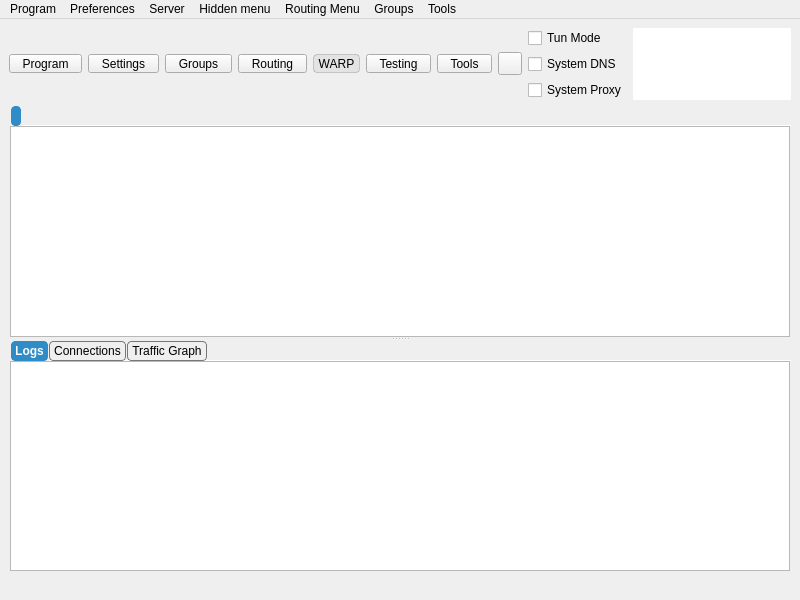
<?xml version="1.0" encoding="UTF-8"?>
<ui version="4.0">
 <class>MainWindow</class>
 <widget class="QMainWindow" name="MainWindow">
  <property name="geometry">
   <rect>
    <x>0</x>
    <y>0</y>
    <width>800</width>
    <height>600</height>
   </rect>
  </property>
  <property name="minimumSize">
   <size>
    <width>800</width>
    <height>600</height>
   </size>
  </property>
  <property name="windowTitle">
   <string notr="true">Throne</string>
  </property>
  <widget class="QWidget" name="centralwidget">
   <layout class="QVBoxLayout" name="verticalLayout_3" stretch="0,1,0">
    <item>
     <layout class="QHBoxLayout" name="horizontalLayout_2">
      <item>
       <widget class="QToolButton" name="toolButton_program">
        <property name="minimumSize">
         <size>
          <width>0</width>
          <height>0</height>
         </size>
        </property>
        <property name="styleSheet">
         <string notr="true">QToolButton {
    padding-left: 8px;
    padding-right: 8px;
}

/* The indicator shares the bottom row with the label (ToolButtonTextUnderIcon),
   so the widest button in any language is the tight one -- its text runs closest
   to the arrow. It fits because the drawn chevron only occupies the middle of
   its 16px subcontrol box, leaving ~14px clear at the button edge against the
   label's ~14.5px of slack. Don't pad the buttons to "fix" this: that widens
   all five for a gap only one of them ever needs (#1665). If a future
   translation looks cramped here, check that label first. */
QToolButton::menu-indicator {
    subcontrol-origin: border;
    subcontrol-position: bottom right;
    right: 2px;
    bottom: 3px;
}</string>
        </property>
        <property name="text">
         <string>Program</string>
        </property>
        <property name="icon">
         <iconset resource="../../res/Throne.qrc">
          <normaloff>:/icon/b-system-run.png</normaloff>:/icon/b-system-run.png</iconset>
        </property>
        <property name="iconSize">
         <size>
          <width>24</width>
          <height>24</height>
         </size>
        </property>
        <property name="popupMode">
         <enum>QToolButton::ToolButtonPopupMode::InstantPopup</enum>
        </property>
        <property name="toolButtonStyle">
         <enum>Qt::ToolButtonStyle::ToolButtonTextUnderIcon</enum>
        </property>
       </widget>
      </item>
      <item>
       <widget class="QToolButton" name="toolButton_preferences">
        <property name="minimumSize">
         <size>
          <width>0</width>
          <height>0</height>
         </size>
        </property>
        <property name="styleSheet">
         <string notr="true">QToolButton {
    padding-left: 8px;
    padding-right: 8px;
}

/* The indicator shares the bottom row with the label (ToolButtonTextUnderIcon),
   so the widest button in any language is the tight one -- its text runs closest
   to the arrow. It fits because the drawn chevron only occupies the middle of
   its 16px subcontrol box, leaving ~14px clear at the button edge against the
   label's ~14.5px of slack. Don't pad the buttons to "fix" this: that widens
   all five for a gap only one of them ever needs (#1665). If a future
   translation looks cramped here, check that label first. */
QToolButton::menu-indicator {
    subcontrol-origin: border;
    subcontrol-position: bottom right;
    right: 2px;
    bottom: 3px;
}</string>
        </property>
        <property name="text">
         <string>Settings</string>
        </property>
        <property name="icon">
         <iconset resource="../../res/Throne.qrc">
          <normaloff>:/icon/b-preferences.png</normaloff>:/icon/b-preferences.png</iconset>
        </property>
        <property name="iconSize">
         <size>
          <width>24</width>
          <height>24</height>
         </size>
        </property>
        <property name="popupMode">
         <enum>QToolButton::ToolButtonPopupMode::InstantPopup</enum>
        </property>
        <property name="toolButtonStyle">
         <enum>Qt::ToolButtonStyle::ToolButtonTextUnderIcon</enum>
        </property>
       </widget>
      </item>
      <item>
       <widget class="QToolButton" name="toolButton_testing">
        <property name="minimumSize">
         <size>
          <width>0</width>
          <height>0</height>
         </size>
        </property>
        <property name="styleSheet">
         <string notr="true">QToolButton {
    padding-left: 8px;
    padding-right: 8px;
}

/* The indicator shares the bottom row with the label (ToolButtonTextUnderIcon),
   so the widest button in any language is the tight one -- its text runs closest
   to the arrow. It fits because the drawn chevron only occupies the middle of
   its 16px subcontrol box, leaving ~14px clear at the button edge against the
   label's ~14.5px of slack. Don't pad the buttons to "fix" this: that widens
   all five for a gap only one of them ever needs (#1665). If a future
   translation looks cramped here, check that label first. */
QToolButton::menu-indicator {
    subcontrol-origin: border;
    subcontrol-position: bottom right;
    right: 2px;
    bottom: 3px;
}</string>
        </property>
        <property name="text">
         <string>Groups</string>
        </property>
        <property name="icon">
         <iconset resource="../../res/Throne.qrc">
          <normaloff>:/icon/b-testing-button.png</normaloff>:/icon/b-testing-button.png</iconset>
        </property>
        <property name="iconSize">
         <size>
          <width>24</width>
          <height>24</height>
         </size>
        </property>
        <property name="popupMode">
         <enum>QToolButton::ToolButtonPopupMode::InstantPopup</enum>
        </property>
        <property name="toolButtonStyle">
         <enum>Qt::ToolButtonStyle::ToolButtonTextUnderIcon</enum>
        </property>
       </widget>
      </item>
      <item>
       <widget class="QToolButton" name="toolButton_routing">
        <property name="minimumSize">
         <size>
          <width>0</width>
          <height>0</height>
         </size>
        </property>
        <property name="styleSheet">
         <string notr="true">QToolButton {
    padding-left: 8px;
    padding-right: 8px;
}

/* The indicator shares the bottom row with the label (ToolButtonTextUnderIcon),
   so the widest button in any language is the tight one -- its text runs closest
   to the arrow. It fits because the drawn chevron only occupies the middle of
   its 16px subcontrol box, leaving ~14px clear at the button edge against the
   label's ~14.5px of slack. Don't pad the buttons to "fix" this: that widens
   all five for a gap only one of them ever needs (#1665). If a future
   translation looks cramped here, check that label first. */
QToolButton::menu-indicator {
    subcontrol-origin: border;
    subcontrol-position: bottom right;
    right: 2px;
    bottom: 3px;
}</string>
        </property>
        <property name="text">
         <string>Routing</string>
        </property>
        <property name="icon">
         <iconset resource="../../res/Throne.qrc">
          <normaloff>:/icon/b-network-routing.png</normaloff>:/icon/b-network-routing.png</iconset>
        </property>
        <property name="iconSize">
         <size>
          <width>24</width>
          <height>24</height>
         </size>
        </property>
        <property name="popupMode">
         <enum>QToolButton::ToolButtonPopupMode::InstantPopup</enum>
        </property>
        <property name="toolButtonStyle">
         <enum>Qt::ToolButtonStyle::ToolButtonTextUnderIcon</enum>
        </property>
       </widget>
      </item>
      <item>
       <widget class="QToolButton" name="toolButton_WARP">
        <property name="minimumSize">
         <size>
          <width>0</width>
          <height>0</height>
         </size>
        </property>
        <property name="styleSheet">
         <string notr="true">QToolButton {
    padding: 0px;
    border: 1px solid rgba(127, 127, 127, 90);
    border-radius: 4px;
    background-color: rgba(127, 127, 127, 28);
    outline: none;
}

QToolButton:hover {
    background-color: rgba(127, 127, 127, 58);
    border: 1px solid rgba(170, 190, 205, 180);
}

QToolButton:pressed {
    padding-top: 2px;
    background-color: rgba(127, 127, 127, 78);
}

QToolButton:checked {
    background-color: rgba(46, 160, 67, 72);
    border: 1px solid rgba(46, 160, 67, 205);
}

QToolButton[recovering="true"]:checked {
    background-color: rgba(218, 166, 55, 72);
    border: 1px solid rgba(218, 166, 55, 215);
}

QToolButton[recovering="true"]:checked:hover {
    background-color: rgba(218, 166, 55, 110);
    border: 1px solid rgba(245, 195, 80, 235);
}

QToolButton:checked:hover {
    background-color: rgba(46, 160, 67, 105);
    border: 1px solid rgba(74, 210, 100, 230);
}

QToolButton:checked:pressed {
    padding-top: 2px;
    background-color: rgba(46, 160, 67, 135);
}

QToolButton:disabled,
QToolButton:checked:disabled {
    background-color: rgba(218, 166, 55, 58);
    border: 1px solid rgba(218, 166, 55, 190);
}</string>
        </property>
        <property name="accessibleName">
         <string>System WARP underlay</string>
        </property>
        <property name="toolTip">
         <string>System WARP underlay. It carries proxy and direct traffic beneath Throne Tun when enabled.</string>
        </property>
        <property name="text">
         <string notr="true">WARP</string>
        </property>
        <property name="icon">
         <iconset resource="../../res/Throne.qrc">
          <normaloff>:/icon/b-internet-web-browser.png</normaloff>:/icon/b-internet-web-browser.png</iconset>
        </property>
        <property name="iconSize">
         <size>
          <width>24</width>
          <height>24</height>
         </size>
        </property>
        <property name="checkable">
         <bool>true</bool>
        </property>
        <property name="toolButtonStyle">
         <enum>Qt::ToolButtonStyle::ToolButtonTextUnderIcon</enum>
        </property>
       </widget>
      </item>
      <item>
       <widget class="QToolButton" name="toolButton_testing">
        <property name="minimumSize">
         <size>
          <width>0</width>
          <height>0</height>
         </size>
        </property>
        <property name="styleSheet">
         <string notr="true">QToolButton {
    padding-left: 8px;
    padding-right: 8px;
}

QToolButton::menu-indicator {
    subcontrol-origin: border;
    subcontrol-position: bottom right;
    right: 2px;
    bottom: 3px;
}</string>
        </property>
        <property name="text">
         <string>Testing</string>
        </property>
        <property name="icon">
         <iconset resource="../../res/Throne.qrc">
          <normaloff>:/icon/b-testing-button.png</normaloff>:/icon/b-testing-button.png</iconset>
        </property>
        <property name="iconSize">
         <size>
          <width>24</width>
          <height>24</height>
         </size>
        </property>
        <property name="popupMode">
         <enum>QToolButton::ToolButtonPopupMode::InstantPopup</enum>
        </property>
        <property name="toolButtonStyle">
         <enum>Qt::ToolButtonStyle::ToolButtonTextUnderIcon</enum>
        </property>
       </widget>
      </item>
      <item>
       <widget class="QToolButton" name="toolButton_tools">
        <property name="minimumSize">
         <size>
          <width>0</width>
          <height>0</height>
         </size>
        </property>
        <property name="styleSheet">
         <string notr="true">QToolButton {
    padding-left: 8px;
    padding-right: 8px;
}

/* The indicator shares the bottom row with the label (ToolButtonTextUnderIcon),
   so the widest button in any language is the tight one -- its text runs closest
   to the arrow. It fits because the drawn chevron only occupies the middle of
   its 16px subcontrol box, leaving ~14px clear at the button edge against the
   label's ~14.5px of slack. Don't pad the buttons to "fix" this: that widens
   all five for a gap only one of them ever needs (#1665). If a future
   translation looks cramped here, check that label first. */
QToolButton::menu-indicator {
    subcontrol-origin: border;
    subcontrol-position: bottom right;
    right: 2px;
    bottom: 3px;
}</string>
        </property>
        <property name="text">
         <string>Tools</string>
        </property>
        <property name="icon">
         <iconset resource="../../res/Throne.qrc">
          <normaloff>:/icon/b-tools-button.png</normaloff>:/icon/b-tools-button.png</iconset>
        </property>
        <property name="iconSize">
         <size>
          <width>24</width>
          <height>24</height>
         </size>
        </property>
        <property name="popupMode">
         <enum>QToolButton::ToolButtonPopupMode::InstantPopup</enum>
        </property>
        <property name="toolButtonStyle">
         <enum>Qt::ToolButtonStyle::ToolButtonTextUnderIcon</enum>
        </property>
       </widget>
      </item>
      <item>
       <widget class="StartStopButton" name="toolButton_startstop">
        <property name="focusPolicy">
         <enum>Qt::FocusPolicy::NoFocus</enum>
        </property>
        <property name="text">
         <string/>
        </property>
       </widget>
      </item>
      <item>
       <layout class="QVBoxLayout" name="verticalLayout_4">
        <item>
         <spacer name="verticalSpacer_modes_top">
          <property name="orientation">
           <enum>Qt::Orientation::Vertical</enum>
          </property>
          <property name="sizeHint" stdset="0">
           <size>
            <width>0</width>
            <height>0</height>
           </size>
          </property>
         </spacer>
        </item>
        <item>
         <widget class="QCheckBox" name="checkBox_VPN">
          <property name="sizePolicy">
           <sizepolicy hsizetype="Minimum" vsizetype="Minimum">
            <horstretch>0</horstretch>
            <verstretch>0</verstretch>
           </sizepolicy>
          </property>
          <property name="text">
           <string>Tun Mode</string>
          </property>
         </widget>
        </item>
        <item>
         <widget class="QCheckBox" name="system_dns">
          <property name="text">
           <string>System DNS</string>
          </property>
         </widget>
        </item>
        <item>
         <widget class="QCheckBox" name="checkBox_SystemProxy">
          <property name="text">
           <string>System Proxy</string>
          </property>
         </widget>
        </item>
        <item>
         <spacer name="verticalSpacer_modes_bottom">
          <property name="orientation">
           <enum>Qt::Orientation::Vertical</enum>
          </property>
          <property name="sizeHint" stdset="0">
           <size>
            <width>0</width>
            <height>0</height>
           </size>
          </property>
         </spacer>
        </item>
       </layout>
      </item>
      <item>
       <widget class="QTextBrowser" name="data_view">
        <property name="enabled">
         <bool>true</bool>
        </property>
        <property name="sizePolicy">
         <sizepolicy hsizetype="Expanding" vsizetype="Ignored">
          <horstretch>0</horstretch>
          <verstretch>0</verstretch>
         </sizepolicy>
        </property>
        <property name="minimumSize">
         <size>
          <width>0</width>
          <height>0</height>
         </size>
        </property>
        <property name="mouseTracking">
         <bool>false</bool>
        </property>
        <property name="focusPolicy">
         <enum>Qt::FocusPolicy::NoFocus</enum>
        </property>
        <property name="contextMenuPolicy">
         <enum>Qt::ContextMenuPolicy::NoContextMenu</enum>
        </property>
        <property name="acceptDrops">
         <bool>false</bool>
        </property>
        <property name="frameShape">
         <enum>QFrame::Shape::NoFrame</enum>
        </property>
        <property name="frameShadow">
         <enum>QFrame::Shadow::Sunken</enum>
        </property>
        <property name="verticalScrollBarPolicy">
         <enum>Qt::ScrollBarPolicy::ScrollBarAlwaysOff</enum>
        </property>
        <property name="horizontalScrollBarPolicy">
         <enum>Qt::ScrollBarPolicy::ScrollBarAlwaysOff</enum>
        </property>
        <property name="textInteractionFlags">
         <set>Qt::TextInteractionFlag::LinksAccessibleByKeyboard|Qt::TextInteractionFlag::LinksAccessibleByMouse</set>
        </property>
       </widget>
      </item>
     </layout>
    </item>
    <item>
     <widget class="QSplitter" name="splitter">
      <property name="orientation">
       <enum>Qt::Orientation::Vertical</enum>
      </property>
      <widget class="QTabWidget" name="tabWidget">
       <property name="styleSheet">
        <string notr="true">QTabWidget::tab-bar {
    left: 2px;
}

QTabBar {
    background: transparent;
    qproperty-drawBase: 0;
}

QTabBar::tab {
    border: 1px solid #777777;

    border-radius: 4px;
    padding: 2px 4px;
    margin-right: 1px;
}

QTabBar::tab:selected {
    border: 1px solid palette(highlight);
    background: palette(highlight);
    color: palette(highlighted-text);
    font-weight: bold;
}</string>
       </property>
       <property name="currentIndex">
        <number>0</number>
       </property>
       <property name="documentMode">
        <bool>true</bool>
       </property>
       <property name="movable">
        <bool>true</bool>
       </property>
       <widget class="QWidget" name="widget1">
        <attribute name="title">
         <string/>
        </attribute>
        <layout class="QGridLayout" name="gridLayout_2">
         <property name="leftMargin">
          <number>1</number>
         </property>
         <property name="topMargin">
          <number>0</number>
         </property>
         <property name="rightMargin">
          <number>1</number>
         </property>
         <property name="bottomMargin">
          <number>0</number>
         </property>
         <property name="spacing">
          <number>0</number>
         </property>
         <item row="0" column="0">
          <widget class="ProfilesTableView" name="profilesTableView">
           <property name="contextMenuPolicy">
            <enum>Qt::ContextMenuPolicy::CustomContextMenu</enum>
           </property>
           <property name="editTriggers">
            <set>QAbstractItemView::EditTrigger::NoEditTriggers</set>
           </property>
           <property name="alternatingRowColors">
            <bool>true</bool>
           </property>
           <property name="selectionBehavior">
            <enum>QAbstractItemView::SelectionBehavior::SelectRows</enum>
           </property>
           <property name="horizontalScrollMode">
            <enum>QAbstractItemView::ScrollMode::ScrollPerPixel</enum>
           </property>
           <property name="wordWrap">
            <bool>false</bool>
           </property>
           <attribute name="horizontalHeaderMinimumSectionSize">
            <number>16</number>
           </attribute>
           <attribute name="horizontalHeaderHighlightSections">
            <bool>false</bool>
           </attribute>
           <attribute name="horizontalHeaderShowSortIndicator" stdset="0">
            <bool>false</bool>
           </attribute>
           <attribute name="verticalHeaderDefaultSectionSize">
            <number>30</number>
           </attribute>
          </widget>
         </item>
        </layout>
       </widget>
      </widget>
      <widget class="QWidget" name="aaaaaaaaaaaaaaaaaa">
       <layout class="QVBoxLayout" name="aaaaaaaaaaaa" stretch="0">
        <item>
         <widget class="QWidget" name="down_tab" native="true">
          <layout class="QVBoxLayout" name="verticalLayout">
           <property name="spacing">
            <number>0</number>
           </property>
           <property name="leftMargin">
            <number>0</number>
           </property>
           <property name="topMargin">
            <number>0</number>
           </property>
           <property name="rightMargin">
            <number>0</number>
           </property>
           <property name="bottomMargin">
            <number>0</number>
           </property>
           <item>
            <widget class="QTabWidget" name="stats_widget">
             <property name="autoFillBackground">
              <bool>true</bool>
             </property>
             <property name="styleSheet">
              <string notr="true">QTabWidget::tab-bar {
    left: 2px;
}

QTabBar {
    background: transparent;
    qproperty-drawBase: 0;
}

QTabBar::tab {
    border: 1px solid #777777;

    border-radius: 4px;
    padding: 2px 4px;
    margin-right: 1px;
}

QTabBar::tab:selected {
    border: 1px solid palette(highlight);
    background: palette(highlight);
    color: palette(highlighted-text);
    font-weight: bold;
}</string>
             </property>
             <property name="tabPosition">
              <enum>QTabWidget::TabPosition::North</enum>
             </property>
             <property name="tabShape">
              <enum>QTabWidget::TabShape::Rounded</enum>
             </property>
             <property name="currentIndex">
              <number>0</number>
             </property>
             <property name="elideMode">
              <enum>Qt::TextElideMode::ElideNone</enum>
             </property>
             <property name="usesScrollButtons">
              <bool>true</bool>
             </property>
             <property name="documentMode">
              <bool>true</bool>
             </property>
             <property name="tabsClosable">
              <bool>false</bool>
             </property>
             <property name="movable">
              <bool>true</bool>
             </property>
             <property name="tabBarAutoHide">
              <bool>false</bool>
             </property>
             <widget class="QWidget" name="Logs">
              <property name="enabled">
               <bool>true</bool>
              </property>
              <attribute name="title">
               <string>Logs</string>
              </attribute>
              <layout class="QHBoxLayout" name="horizontalLayout_3" stretch="0">
               <property name="spacing">
                <number>0</number>
               </property>
               <property name="sizeConstraint">
                <enum>QLayout::SizeConstraint::SetDefaultConstraint</enum>
               </property>
               <property name="leftMargin">
                <number>1</number>
               </property>
               <property name="topMargin">
                <number>0</number>
               </property>
               <property name="rightMargin">
                <number>1</number>
               </property>
               <property name="bottomMargin">
                <number>0</number>
               </property>
               <item>
                <widget class="QTextBrowser" name="masterLogBrowser">
                 <property name="contextMenuPolicy">
                  <enum>Qt::ContextMenuPolicy::CustomContextMenu</enum>
                 </property>
                 <property name="openLinks">
                  <bool>false</bool>
                 </property>
                </widget>
               </item>
              </layout>
             </widget>
             <widget class="QWidget" name="connections_tab">
              <attribute name="title">
               <string>Connections</string>
              </attribute>
              <layout class="QHBoxLayout" name="horizontalLayout_4">
               <property name="spacing">
                <number>0</number>
               </property>
               <property name="sizeConstraint">
                <enum>QLayout::SizeConstraint::SetDefaultConstraint</enum>
               </property>
               <property name="leftMargin">
                <number>1</number>
               </property>
               <property name="topMargin">
                <number>0</number>
               </property>
               <property name="rightMargin">
                <number>1</number>
               </property>
               <property name="bottomMargin">
                <number>0</number>
               </property>
               <item>
                <widget class="QTableWidget" name="connections">
                 <property name="autoFillBackground">
                  <bool>false</bool>
                 </property>
                 <column>
                  <property name="text">
                   <string>Destination (Domain)</string>
                  </property>
                  <property name="toolTip">
                   <string>Click To Disable Sorting</string>
                  </property>
                 </column>
                 <column>
                  <property name="text">
                   <string>Process</string>
                  </property>
                  <property name="toolTip">
                   <string>Click To Sort By Process</string>
                  </property>
                 </column>
                 <column>
                  <property name="text">
                   <string>Protocol</string>
                  </property>
                  <property name="toolTip">
                   <string>Click To Sort By Protocol</string>
                  </property>
                 </column>
                 <column>
                  <property name="text">
                   <string>Outbound</string>
                  </property>
                  <property name="toolTip">
                   <string>Click To Sort By Outbound</string>
                  </property>
                 </column>
                 <column>
                  <property name="text">
                   <string>Traffic</string>
                  </property>
                  <property name="toolTip">
                   <string>Click to sort by traffic; right-click to choose total/down/up</string>
                  </property>
                 </column>
                 <column>
                  <property name="text">
                   <string>Speed</string>
                  </property>
                  <property name="toolTip">
                   <string>Click to sort by speed; right-click to choose total/down/up</string>
                  </property>
                 </column>
                </widget>
               </item>
              </layout>
             </widget>
             <widget class="QWidget" name="graph_tab">
              <attribute name="title">
               <string>Traffic Graph</string>
              </attribute>
              <layout class="QHBoxLayout" name="horizontalLayout_6">
               <property name="spacing">
                <number>0</number>
               </property>
               <property name="sizeConstraint">
                <enum>QLayout::SizeConstraint::SetDefaultConstraint</enum>
               </property>
               <property name="leftMargin">
                <number>1</number>
               </property>
               <property name="topMargin">
                <number>0</number>
               </property>
               <property name="rightMargin">
                <number>1</number>
               </property>
               <property name="bottomMargin">
                <number>0</number>
               </property>
              </layout>
             </widget>
            </widget>
           </item>
          </layout>
         </widget>
        </item>
       </layout>
      </widget>
     </widget>
    </item>
    <item>
     <layout class="QHBoxLayout" name="horizontalLayout">
      <item>
       <widget class="QLabel" name="label_running">
        <property name="text">
         <string/>
        </property>
       </widget>
      </item>
      <item>
       <widget class="QLabel" name="label_inbound">
        <property name="text">
         <string/>
        </property>
        <property name="alignment">
         <set>Qt::AlignmentFlag::AlignLeading|Qt::AlignmentFlag::AlignLeft|Qt::AlignmentFlag::AlignVCenter</set>
        </property>
       </widget>
      </item>
      <item>
       <widget class="QLabel" name="label_speed">
        <property name="text">
         <string/>
        </property>
        <property name="alignment">
         <set>Qt::AlignmentFlag::AlignLeading|Qt::AlignmentFlag::AlignLeft|Qt::AlignmentFlag::AlignVCenter</set>
        </property>
       </widget>
      </item>
     </layout>
    </item>
   </layout>
  </widget>
  <widget class="QMenuBar" name="menubar">
   <property name="geometry">
    <rect>
     <x>0</x>
     <y>0</y>
     <width>800</width>
     <height>25</height>
    </rect>
   </property>
   <widget class="QMenu" name="menu_program">
    <property name="title">
     <string>Program</string>
    </property>
    <widget class="QMenu" name="menu_spmode">
     <property name="title">
      <string>System Proxy</string>
     </property>
     <addaction name="menu_spmode_system_proxy"/>
     <addaction name="menu_spmode_vpn"/>
     <addaction name="menu_spmode_disabled"/>
    </widget>
    <addaction name="actionHide_window"/>
    <addaction name="separator"/>
    <addaction name="menu_add_from_clipboard"/>
    <addaction name="actionAdd_profile_from_File"/>
    <addaction name="menu_scan_qr"/>
    <addaction name="separator"/>
    <addaction name="actionStart_with_system"/>
    <addaction name="actionRemember_last_proxy"/>
    <addaction name="actionAllow_LAN"/>
    <addaction name="menu_spmode"/>
    <addaction name="separator"/>
    <addaction name="actionRestart_Proxy"/>
    <addaction name="actionRestart_Program"/>
    <addaction name="menu_exit"/>
   </widget>
   <widget class="QMenu" name="menu_preferences">
    <property name="title">
     <string>Preferences</string>
    </property>
    <addaction name="menu_basic_settings"/>
    <addaction name="menu_routing_settings"/>
    <addaction name="menu_vpn_settings"/>
    <addaction name="menu_hotkey_settings"/>
    <addaction name="menu_open_config_folder"/>
   </widget>
   <widget class="QMenu" name="menu_server">
    <property name="title">
     <string>Server</string>
    </property>
    <widget class="QMenu" name="menu_share_item">
     <property name="title">
      <string>Share</string>
     </property>
     <addaction name="menu_qr"/>
     <addaction name="menu_export_config"/>
     <addaction name="actionExport_Xray_config"/>
     <addaction name="separator"/>
     <addaction name="menu_copy_links"/>
     <addaction name="menu_copy_links_nkr"/>
     <addaction name="actionCopy_Test_Result"/>
    </widget>
    <addaction name="menu_add_from_input"/>
    <addaction name="menu_add_from_clipboard"/>
    <addaction name="actionAdd_profile_from_File"/>
    <addaction name="menu_scan_qr"/>
    <addaction name="separator"/>
    <addaction name="menu_start"/>
    <addaction name="menu_stop"/>
    <addaction name="menu_share_item"/>
    <addaction name="menu_delete"/>
    <addaction name="separator"/>
    <addaction name="menu_select_all"/>
    <addaction name="menu_clone"/>
    <addaction name="menu_update_subscription"/>
    <addaction name="separator"/>
    <addaction name="actionUrl_Test_Selected"/>
    <addaction name="actionSpeedtest_Selected"/>
    <addaction name="actionResolve_Selected_Out_IP"/>
    <addaction name="menu_resolve_selected"/>
    <addaction name="actionClear_Test_Result"/>
    <addaction name="menu_reset_traffic"/>
   </widget>
   <widget class="QMenu" name="menuHidden_menu">
    <property name="title">
     <string>Hidden menu</string>
    </property>
    <addaction name="menu_update_subscription"/>
    <addaction name="menu_resolve_domain"/>
    <addaction name="menu_remove_invalid"/>
    <addaction name="actionUrl_Test_Group"/>
    <addaction name="menu_remove_unavailable"/>
    <addaction name="menu_clear_test_result"/>
    <addaction name="menu_delete_repeat"/>
    <addaction name="actionSpeedtest_Group"/>
    <addaction name="actionResolve_Out_IP"/>
    <addaction name="actionRefresh_Column_Widths"/>
   </widget>
   <widget class="QMenu" name="menuRouting_Menu">
    <property name="title">
     <string>Routing Menu</string>
    </property>
   </widget>
   <widget class="QMenu" name="menuTools">
    <property name="title">
     <string>Tools</string>
    </property>
    <addaction name="actionAuto_Selector"/>
    <addaction name="actionSpeedtest_Current"/>
    <addaction name="separator"/>
    <addaction name="actionRuntime_Stats"/>
    <addaction name="actionTraffic_Stats"/>
    <addaction name="actionCheck_For_Update"/>
   </widget>
   <widget class="QMenu" name="menuTesting">
    <property name="title">
     <string>Groups</string>
    </property>
    <addaction name="menu_manage_groups"/>
    <addaction name="actionAdd_New_Group"/>
    <addaction name="actionEdit_Group"/>
    <addaction name="actionDelete_Group"/>
    <addaction name="separator"/>
    <addaction name="actionUrl_Test_Group"/>
    <addaction name="actionSpeedtest_Group"/>
    <addaction name="actionResolve_Out_IP"/>
    <addaction name="menu_resolve_domain"/>
    <addaction name="menu_clear_test_result"/>
    <addaction name="separator"/>
    <addaction name="menu_update_subscription"/>
    <addaction name="actionUpdate_All_Subscriptions"/>
    <addaction name="menu_delete_repeat"/>
    <addaction name="menu_remove_unavailable"/>
    <addaction name="menu_remove_invalid"/>
    <addaction name="menu_remove_insecure"/>
    <addaction name="separator"/>
    <addaction name="actionRefresh_Column_Widths"/>
   </widget>
   <addaction name="menu_program"/>
   <addaction name="menu_preferences"/>
   <addaction name="menu_server"/>
   <addaction name="menuHidden_menu"/>
   <addaction name="menuRouting_Menu"/>
   <addaction name="menuTesting"/>
   <addaction name="menuTools"/>
  </widget>
  <action name="menu_exit">
   <property name="text">
    <string>Exit</string>
   </property>
  </action>
  <action name="actionShow_window">
   <property name="text">
    <string>Show Window</string>
   </property>
  </action>
  <action name="menu_basic_settings">
   <property name="text">
    <string>Basic Settings</string>
   </property>
  </action>
  <action name="menu_add_from_input">
   <property name="text">
    <string>New profile</string>
   </property>
   <property name="shortcut">
    <string notr="true">Ctrl+N</string>
   </property>
  </action>
  <action name="menu_manage_groups">
   <property name="text">
    <string>Manage Groups</string>
   </property>
  </action>
  <action name="menu_start">
   <property name="text">
    <string>Start</string>
   </property>
   <property name="shortcut">
    <string notr="true">Return</string>
   </property>
  </action>
  <action name="menu_stop">
   <property name="text">
    <string>Stop</string>
   </property>
   <property name="shortcut">
    <string notr="true">Ctrl+S</string>
   </property>
  </action>
  <action name="menu_routing_settings">
   <property name="text">
    <string>Routing Settings</string>
   </property>
  </action>
  <action name="menu_add_from_clipboard">
   <property name="text">
    <string>Add profile from clipboard</string>
   </property>
   <property name="shortcut">
    <string notr="true">Ctrl+V</string>
   </property>
  </action>
  <action name="menu_delete">
   <property name="text">
    <string>Delete</string>
   </property>
   <property name="shortcut">
    <string notr="true">Del</string>
   </property>
  </action>
  <action name="menu_profile_debug_info">
   <property name="text">
    <string>Debug Info</string>
   </property>
  </action>
  <action name="menu_qr">
   <property name="text">
    <string>QR Code and link</string>
   </property>
  </action>
  <action name="menu_copy_link">
   <property name="text">
    <string>Copy Link</string>
   </property>
  </action>
  <action name="menu_tcp_ping">
   <property name="text">
    <string>Tcp Ping</string>
   </property>
   <property name="shortcut">
    <string notr="true">Ctrl+Shift+T</string>
   </property>
  </action>
  <action name="menu_url_test">
   <property name="text">
    <string>Url Test</string>
   </property>
   <property name="shortcut">
    <string notr="true">Ctrl+Shift+U</string>
   </property>
  </action>
  <action name="menu_clear_test_result">
   <property name="text">
    <string>Clear Group test result</string>
   </property>
   <property name="shortcut">
    <string notr="true">Ctrl+Shift+C</string>
   </property>
  </action>
  <action name="menu_export_config">
   <property name="text">
    <string>Export Sing-box config</string>
   </property>
   <property name="shortcut">
    <string notr="true">Ctrl+E</string>
   </property>
  </action>
  <action name="menu_reset_traffic">
   <property name="text">
    <string>Reset Traffic</string>
   </property>
   <property name="shortcut">
    <string notr="true">Ctrl+R</string>
   </property>
  </action>
  <action name="menu_scan_qr">
   <property name="text">
    <string>Scan QR Code</string>
   </property>
   <property name="shortcut">
    <string notr="true">Ctrl+Shift+Q</string>
   </property>
  </action>
  <action name="menu_spmode_system_proxy">
   <property name="checkable">
    <bool>true</bool>
   </property>
   <property name="text">
    <string>Enable System Proxy</string>
   </property>
  </action>
  <action name="menu_spmode_disabled">
   <property name="checkable">
    <bool>true</bool>
   </property>
   <property name="text">
    <string>Disable</string>
   </property>
  </action>
  <action name="menu_delete_repeat">
   <property name="text">
    <string>Remove Duplicates</string>
   </property>
   <property name="shortcut">
    <string notr="true">Ctrl+Shift+D</string>
   </property>
  </action>
  <action name="actionfake">
   <property name="text">
    <string>fake</string>
   </property>
   <property name="visible">
    <bool>false</bool>
   </property>
  </action>
  <action name="menu_move">
   <property name="text">
    <string>Move</string>
   </property>
   <property name="shortcut">
    <string notr="true">Ctrl+M</string>
   </property>
  </action>
  <action name="actionStart_with_system">
   <property name="checkable">
    <bool>true</bool>
   </property>
   <property name="text">
    <string>Start with system</string>
   </property>
  </action>
  <action name="actionRemember_last_proxy">
   <property name="checkable">
    <bool>true</bool>
   </property>
   <property name="text">
    <string>Remember last profile</string>
   </property>
  </action>
  <action name="actionAllow_LAN">
   <property name="checkable">
    <bool>true</bool>
   </property>
   <property name="text">
    <string>Allow other devices to connect</string>
   </property>
  </action>
  <action name="menu_remove_unavailable">
   <property name="text">
    <string>Remove Unavailable</string>
   </property>
   <property name="shortcut">
    <string notr="true">Ctrl+Shift+R</string>
   </property>
  </action>
  <action name="menu_full_test">
   <property name="text">
    <string>Full Test</string>
   </property>
   <property name="shortcut">
    <string notr="true">Ctrl+Shift+F</string>
   </property>
  </action>
  <action name="menu_hotkey_settings">
   <property name="text">
    <string>Hotkey Settings</string>
   </property>
  </action>
  <action name="menu_select_all">
   <property name="text">
    <string>Select All</string>
   </property>
   <property name="shortcut">
    <string notr="true">Ctrl+A</string>
   </property>
  </action>
  <action name="menu_copy_links_nkr">
   <property name="text">
    <string>Copy links of selected (Deep Links)</string>
   </property>
   <property name="shortcut">
    <string notr="true">Ctrl+Alt+C</string>
   </property>
  </action>
  <action name="actionfake_2">
   <property name="text">
    <string>fake</string>
   </property>
   <property name="visible">
    <bool>false</bool>
   </property>
  </action>
  <action name="actionfake_3">
   <property name="text">
    <string>fake</string>
   </property>
   <property name="visible">
    <bool>false</bool>
   </property>
  </action>
  <action name="menu_copy_links">
   <property name="text">
    <string>Copy links of selected</string>
   </property>
   <property name="shortcut">
    <string notr="true">Ctrl+C</string>
   </property>
  </action>
  <action name="menu_spmode_vpn">
   <property name="checkable">
    <bool>true</bool>
   </property>
   <property name="text">
    <string>Enable Tun</string>
   </property>
  </action>
  <action name="menu_clone">
   <property name="text">
    <string>Clone</string>
   </property>
   <property name="shortcut">
    <string notr="true">Ctrl+D</string>
   </property>
  </action>
  <action name="menu_update_subscription">
   <property name="text">
    <string>Update subscription</string>
   </property>
   <property name="shortcut">
    <string notr="true">Ctrl+U</string>
   </property>
   <property name="visible">
    <bool>true</bool>
   </property>
  </action>
  <action name="menu_resolve_domain">
   <property name="text">
    <string>Resolve Domain for group</string>
   </property>
   <property name="shortcut">
    <string notr="true">Ctrl+Shift+I</string>
   </property>
  </action>
  <action name="menu_vpn_settings">
   <property name="text">
    <string>Tun Settings</string>
   </property>
  </action>
  <action name="actionRestart_Program">
   <property name="text">
    <string>Restart Program</string>
   </property>
  </action>
  <action name="menu_open_config_folder">
   <property name="text">
    <string>Open Config Folder</string>
   </property>
  </action>
  <action name="actionfake_4">
   <property name="text">
    <string notr="true">fake</string>
   </property>
   <property name="visible">
    <bool>false</bool>
   </property>
  </action>
  <action name="actionfake_5">
   <property name="text">
    <string notr="true">fake</string>
   </property>
   <property name="visible">
    <bool>false</bool>
   </property>
  </action>
  <action name="actionRestart_Proxy">
   <property name="text">
    <string>Restart Core</string>
   </property>
  </action>
  <action name="menu_stop_testing">
   <property name="text">
    <string>Stop Testing</string>
   </property>
   <property name="shortcut">
    <string notr="true">Ctrl+.</string>
   </property>
  </action>
  <action name="actionUrl_Test_Selected">
   <property name="text">
    <string>Url Test Selected</string>
   </property>
   <property name="shortcut">
    <string notr="true">Ctrl+Shift+S</string>
   </property>
   <property name="visible">
    <bool>true</bool>
   </property>
  </action>
  <action name="actionUrl_Test_Group">
   <property name="enabled">
    <bool>true</bool>
   </property>
   <property name="text">
    <string>Url Test Group</string>
   </property>
   <property name="shortcut">
    <string notr="true">Ctrl+Shift+G</string>
   </property>
   <property name="visible">
    <bool>true</bool>
   </property>
  </action>
  <action name="menu_resolve_selected">
   <property name="text">
    <string>Resolve Selected Domain</string>
   </property>
   <property name="visible">
    <bool>true</bool>
   </property>
  </action>
  <action name="menu_remove_invalid">
   <property name="text">
    <string>Remove Invalid</string>
   </property>
   <property name="shortcut">
    <string notr="true">Ctrl+Alt+I</string>
   </property>
   <property name="menuRole">
    <enum>QAction::MenuRole::TextHeuristicRole</enum>
   </property>
  </action>
  <action name="menu_remove_insecure">
   <property name="text">
    <string>Remove Insecure Configs</string>
   </property>
   <property name="menuRole">
    <enum>QAction::MenuRole::TextHeuristicRole</enum>
   </property>
  </action>
  <action name="menu_open_routing_manager">
   <property name="text">
    <string>Open Manager</string>
   </property>
  </action>
  <action name="actionSpeedtest_Current">
   <property name="text">
    <string>Speedtest Current</string>
   </property>
   <property name="shortcut">
    <string notr="true">F6</string>
   </property>
  </action>
  <action name="actionSpeedtest_Selected">
   <property name="text">
    <string>Speedtest Selected</string>
   </property>
   <property name="shortcut">
    <string notr="true">Ctrl+Shift+P</string>
   </property>
  </action>
  <action name="actionSpeedtest_Group">
   <property name="text">
    <string>Speedtest Group</string>
   </property>
   <property name="shortcut">
    <string notr="true">Ctrl+Alt+P</string>
   </property>
  </action>
  <action name="actionHide_window">
   <property name="text">
    <string>Hide window</string>
   </property>
   <property name="shortcut">
    <string notr="true">Ctrl+H</string>
   </property>
  </action>
  <action name="actionAdd_profile_from_File">
   <property name="text">
    <string>Add profile from File</string>
   </property>
   <property name="shortcut">
    <string notr="true">Ctrl+O</string>
   </property>
  </action>
  <action name="actionResolve_Out_IP">
   <property name="text">
    <string>Resolve out IP for group</string>
   </property>
  </action>
  <action name="actionAdd_New_Group">
   <property name="text">
    <string>Add new Group</string>
   </property>
  </action>
  <action name="actionEdit_Group">
   <property name="text">
    <string>Edit current Group</string>
   </property>
  </action>
  <action name="actionDelete_Group">
   <property name="text">
    <string>Delete current Group</string>
   </property>
  </action>
  <action name="actionUpdate_All_Subscriptions">
   <property name="text">
    <string>Update all subscriptions</string>
   </property>
  </action>
  <action name="actionResolve_Selected_Out_IP">
   <property name="text">
    <string>Resolve Selected Out IP</string>
   </property>
  </action>
  <action name="actionRefresh_Column_Widths">
   <property name="text">
    <string>Refresh Column Widths</string>
   </property>
  </action>
  <action name="actionExport_Xray_config">
   <property name="text">
    <string>Export Xray config</string>
   </property>
  </action>
  <action name="actionCopy_Test_Result">
   <property name="text">
    <string>Copy Test Result</string>
   </property>
  </action>
  <action name="actionClear_Test_Result">
   <property name="text">
    <string>Clear Test Result</string>
   </property>
  </action>
  <action name="actionRuntime_Stats">
   <property name="text">
    <string>Runtime Stats</string>
   </property>
  </action>
  <action name="actionAuto_Selector">
   <property name="text">
    <string>Auto Selector Stats</string>
   </property>
   <property name="visible">
    <bool>false</bool>
   </property>
  </action>
  <action name="actionTraffic_Stats">
   <property name="text">
    <string>Traffic Stats</string>
   </property>
  </action>
  <action name="actionCheck_For_Update">
   <property name="text">
    <string>Check For Update</string>
   </property>
  </action>
 </widget>
 <customwidgets>
  <customwidget>
   <class>ProfilesTableView</class>
   <extends>QTableView</extends>
   <header>include/ui/utils/ProfilesTableView.h</header>
  </customwidget>
  <customwidget>
   <class>StartStopButton</class>
   <extends>QToolButton</extends>
   <header>include/ui/widget/StartStopButton.hpp</header>
  </customwidget>
 </customwidgets>
 <resources>
  <include location="../../res/Throne.qrc"/>
 </resources>
 <connections/>
</ui>
